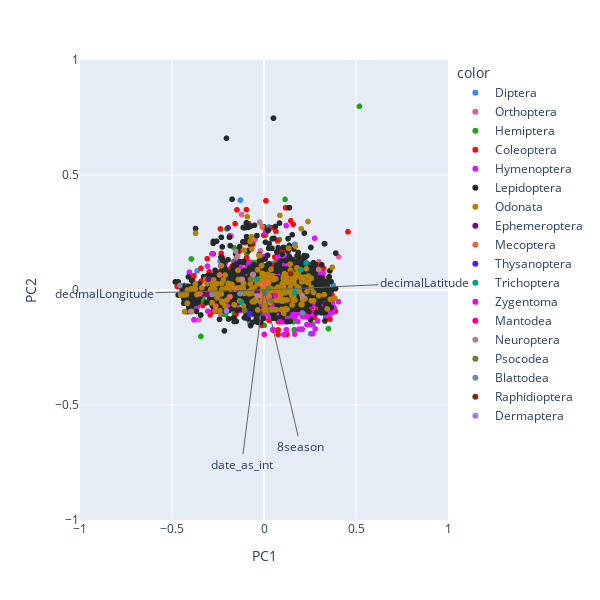

Notebook cell for this chart:
### Markdown cell above
Knowing that you will have to predict a taxon level from spatial and temporal coordinates, and optionally other information, you first need to split your dataset into a feature vector (`X`) and a target vector (`y`), then to reduce dimensionality of the feature space to compute and vizualize the loadings.

<div class="alert alert-warning">
<b>[Question 2.3] Feature importance visualization </b>  <br>
    Use the <a href="https://scikit-learn.org/stable/modules/generated/sklearn.decomposition.PCA.html?highlight=pca#sklearn.decomposition.PCA">PCA</a> function from scikit learn to reduce your data to 2 dimensions. Then, use the <samp>biplot_visualization()</samp> function provided in the toolbox (<i>toolbox.py</i>) to vizualize the biplot graph.

Do all features have the same importance? If no, which features are less important, and why?
You can use all other graphs from the visualization part to justify your answer.
</div>

<div class="alert alert-info">
<b>[Remark 2.3] </b> <br>
Feel free to try this vizualization with numerical features you already dropped (if any) to support your previous choices.
</div>

### Code cell
"""
CELL N°13: FEATURE IMPORTANCE VISUALIZATION

IMPORTANT: only keep numerical features in X (no NaNs).
If needed, you can use a mapping function,e.g., from string
to numerical values. Dates are not numbers!

You can also select all numerical features with:
    df.select_dtypes(include=np.numbers)
"""

# First, we recommend using a fraction of the datatest
# and you should remove this (of set frac=1) when you
# feel confident about your model

sub_df = newdf.sample(frac=0.1, random_state=1234)
numerical_features = sub_df.select_dtypes(include='number')

output = target_taxon

#########################################################################################################
# Start : Student version
#########################################################################################################

y = sub_df[output]  # target output
#print(y)
#display(sub_df)
X = numerical_features#.drop('day', axis =1)
#X = X.drop('date_as_int', axis =1)

#X = numerical_features.drop(output, axis=1) # input DataFrame, without output column(s) not needed since order is not a numerical feature
columns = X.columns  # a vector of input feature names, usually `X.columns`
print(columns)
# Standardize the data  
#X = ...  # do some standardization
from sklearn.preprocessing import StandardScaler
scaler = StandardScaler()
X = scaler.fit_transform(X)

# Apply a 2-dimensional PCA
from sklearn.decomposition import PCA
pca = PCA(n_components=2)
X_data2 = pca.fit_transform(X)


#########################################################################################################
# End : Student version
#########################################################################################################


if all(not isinstance(x, type(...)) for x in [pca, X_data2, columns]):
    fig = tb.biplot_visualization(pca, X_data2, y, columns=columns)
    fig.show()

### Figure 1 — Plotly figure (JSON) as saved in the notebook; plotly's stock layout.template omitted (floating-point values rounded to 4 significant figures; data arrays with more than 128 entries replaced by an {"elided": "..."} marker saying what was removed)
{"data": [{"hovertemplate": "color=Diptera<br>PC1=%{x}<br>PC2=%{y}<extra></extra>", "legendgroup": "Diptera", "marker": {"color": "#2E91E5", "symbol": "circle"}, "mode": "markers", "name": "Diptera", "showlegend": true, "type": "scattergl", "x": {"elided": "539 float values"}, "xaxis": "x", "y": {"elided": "539 float values"}, "yaxis": "y"}, {"hovertemplate": "color=Orthoptera<br>PC1=%{x}<br>PC2=%{y}<extra></extra>", "legendgroup": "Orthoptera", "marker": {"color": "#E15F99", "symbol": "circle"}, "mode": "markers", "name": "Orthoptera", "showlegend": true, "type": "scattergl", "x": {"elided": "355 float values"}, "xaxis": "x", "y": {"elided": "355 float values"}, "yaxis": "y"}, {"hovertemplate": "color=Hemiptera<br>PC1=%{x}<br>PC2=%{y}<extra></extra>", "legendgroup": "Hemiptera", "marker": {"color": "#1CA71C", "symbol": "circle"}, "mode": "markers", "name": "Hemiptera", "showlegend": true, "type": "scattergl", "x": {"elided": "680 float values"}, "xaxis": "x", "y": {"elided": "680 float values"}, "yaxis": "y"}, {"hovertemplate": "color=Coleoptera<br>PC1=%{x}<br>PC2=%{y}<extra></extra>", "legendgroup": "Coleoptera", "marker": {"color": "#FB0D0D", "symbol": "circle"}, "mode": "markers", "name": "Coleoptera", "showlegend": true, "type": "scattergl", "x": {"elided": "1426 float values"}, "xaxis": "x", "y": {"elided": "1426 float values"}, "yaxis": "y"}, {"hovertemplate": "color=Hymenoptera<br>PC1=%{x}<br>PC2=%{y}<extra></extra>", "legendgroup": "Hymenoptera", "marker": {"color": "#DA16FF", "symbol": "circle"}, "mode": "markers", "name": "Hymenoptera", "showlegend": true, "type": "scattergl", "x": {"elided": "1880 float values"}, "xaxis": "x", "y": {"elided": "1880 float values"}, "yaxis": "y"}, {"hovertemplate": "color=Lepidoptera<br>PC1=%{x}<br>PC2=%{y}<extra></extra>", "legendgroup": "Lepidoptera", "marker": {"color": "#222A2A", "symbol": "circle"}, "mode": "markers", "name": "Lepidoptera", "showlegend": true, "type": "scattergl", "x": {"elided": "2052 float values"}, "xaxis": "x", "y": {"elided": "2052 float values"}, "yaxis": "y"}, {"hovertemplate": "color=Odonata<br>PC1=%{x}<br>PC2=%{y}<extra></extra>", "legendgroup": "Odonata", "marker": {"color": "#B68100", "symbol": "circle"}, "mode": "markers", "name": "Odonata", "showlegend": true, "type": "scattergl", "x": {"elided": "291 float values"}, "xaxis": "x", "y": {"elided": "291 float values"}, "yaxis": "y"}, {"hovertemplate": "color=Ephemeroptera<br>PC1=%{x}<br>PC2=%{y}<extra></extra>", "legendgroup": "Ephemeroptera", "marker": {"color": "#750D86", "symbol": "circle"}, "mode": "markers", "name": "Ephemeroptera", "showlegend": true, "type": "scattergl", "x": [-0.3025, -0.1952, -0.0374, -0.3086, -0.3419], "xaxis": "x", "y": [0.04717, 0.2702, -0.005507, -0.01849, -0.0199], "yaxis": "y"}, {"hovertemplate": "color=Mecoptera<br>PC1=%{x}<br>PC2=%{y}<extra></extra>", "legendgroup": "Mecoptera", "marker": {"color": "#EB663B", "symbol": "circle"}, "mode": "markers", "name": "Mecoptera", "showlegend": true, "type": "scattergl", "x": [-0.1847, 0.01894, -0.00928, -0.1563, 0.006992, -0.01239, 0.03048, -0.001259, 0.02835, -0.1178, -0.2619, -0.0092, -0.2822, -0.2416, -0.3483], "xaxis": "x", "y": [-0.02878, 0.0321, -0.02569, 0.003966, 0.02762, 0.02254, -0.04949, -0.0462, -0.02824, 0.04601, -0.07117, 0.2743, -0.01895, 0.06542, -0.01522], "yaxis": "y"}, {"hovertemplate": "color=Thysanoptera<br>PC1=%{x}<br>PC2=%{y}<extra></extra>", "legendgroup": "Thysanoptera", "marker": {"color": "#511CFB", "symbol": "circle"}, "mode": "markers", "name": "Thysanoptera", "showlegend": true, "type": "scattergl", "x": [-0.07765], "xaxis": "x", "y": [-0.1042], "yaxis": "y"}, {"hovertemplate": "color=Trichoptera<br>PC1=%{x}<br>PC2=%{y}<extra></extra>", "legendgroup": "Trichoptera", "marker": {"color": "#00A08B", "symbol": "circle"}, "mode": "markers", "name": "Trichoptera", "showlegend": true, "type": "scattergl", "x": [0.2289, -0.1229, -0.03805, 0.2005, 0.1671, 0.006174], "xaxis": "x", "y": [0.1175, -0.05203, 0.04679, 0.08744, -0.01125, -0.01357], "yaxis": "y"}, {"hovertemplate": "color=Zygentoma<br>PC1=%{x}<br>PC2=%{y}<extra></extra>", "legendgroup": "Zygentoma", "marker": {"color": "#FB00D1", "symbol": "circle"}, "mode": "markers", "name": "Zygentoma", "showlegend": true, "type": "scattergl", "x": [0.08704, -0.07297, 0.06119, 0.001279, 0.2348], "xaxis": "x", "y": [-0.1376, 0.04637, -0.02424, -0.1932, -0.1152], "yaxis": "y"}, {"hovertemplate": "color=Mantodea<br>PC1=%{x}<br>PC2=%{y}<extra></extra>", "legendgroup": "Mantodea", "marker": {"color": "#FC0080", "symbol": "circle"}, "mode": "markers", "name": "Mantodea", "showlegend": true, "type": "scattergl", "x": [-0.3988], "xaxis": "x", "y": [-0.09371], "yaxis": "y"}, {"hovertemplate": "color=Neuroptera<br>PC1=%{x}<br>PC2=%{y}<extra></extra>", "legendgroup": "Neuroptera", "marker": {"color": "#B2828D", "symbol": "circle"}, "mode": "markers", "name": "Neuroptera", "showlegend": true, "type": "scattergl", "x": [-0.1211, -0.05867, -0.03691, -0.3985, -0.0587, -0.1424, -0.0229, 0.2968, -0.1541, 0.209], "xaxis": "x", "y": [0.04572, 0.06757, -0.02617, -0.09351, 0.06757, 0.1476, 0.2946, 0.08875, 0.169, -0.02632], "yaxis": "y"}, {"hovertemplate": "color=Psocodea<br>PC1=%{x}<br>PC2=%{y}<extra></extra>", "legendgroup": "Psocodea", "marker": {"color": "#6C7C32", "symbol": "circle"}, "mode": "markers", "name": "Psocodea", "showlegend": true, "type": "scattergl", "x": [0.02607, -0.1046, 0.03793, -0.07297], "xaxis": "x", "y": [0.007335, -0.08843, -0.04584, 0.04638], "yaxis": "y"}, {"hovertemplate": "color=Blattodea<br>PC1=%{x}<br>PC2=%{y}<extra></extra>", "legendgroup": "Blattodea", "marker": {"color": "#778AAE", "symbol": "circle"}, "mode": "markers", "name": "Blattodea", "showlegend": true, "type": "scattergl", "x": [0.209, -0.2785, -0.1305, -0.4574], "xaxis": "x", "y": [-0.09967, -0.01782, -0.01601, 0.01963], "yaxis": "y"}, {"hovertemplate": "color=Raphidioptera<br>PC1=%{x}<br>PC2=%{y}<extra></extra>", "legendgroup": "Raphidioptera", "marker": {"color": "#862A16", "symbol": "circle"}, "mode": "markers", "name": "Raphidioptera", "showlegend": true, "type": "scattergl", "x": [0.145], "xaxis": "x", "y": [0.071], "yaxis": "y"}, {"hovertemplate": "color=Dermaptera<br>PC1=%{x}<br>PC2=%{y}<extra></extra>", "legendgroup": "Dermaptera", "marker": {"color": "#A777F1", "symbol": "circle"}, "mode": "markers", "name": "Dermaptera", "showlegend": true, "type": "scattergl", "x": [-0.2038], "xaxis": "x", "y": [-0.09025], "yaxis": "y"}], "layout": {"annotations": [{"arrowcolor": "#636363", "arrowhead": 0, "ax": 0.87, "axref": "x", "ay": 0.03216, "ayref": "y", "showarrow": true, "text": "decimalLatitude", "x": 0, "xref": "x", "y": 0, "yref": "y"}, {"arrowcolor": "#636363", "arrowhead": 0, "ax": -0.8661, "axref": "x", "ay": -0.01697, "ayref": "y", "showarrow": true, "text": "decimalLongitude", "x": 0, "xref": "x", "y": 0, "yref": "y"}, {"arrowcolor": "#636363", "arrowhead": 0, "ax": 0.198, "axref": "x", "ay": -0.6796, "ayref": "y", "showarrow": true, "text": "8season", "x": 0, "xref": "x", "y": 0, "yref": "y"}, {"arrowcolor": "#636363", "arrowhead": 0, "ax": -0.1214, "axref": "x", "ay": -0.757, "ayref": "y", "showarrow": true, "text": "date_as_int", "x": 0, "xref": "x", "y": 0, "yref": "y"}], "height": 600, "legend": {"title": {"text": "color"}, "tracegroupgap": 0}, "margin": {"t": 60}, "width": 600, "xaxis": {"anchor": "y", "domain": [0, 1], "range": [-1, 1], "title": {"text": "PC1"}}, "yaxis": {"anchor": "x", "domain": [0, 1], "range": [-1, 1], "title": {"text": "PC2"}}}}
